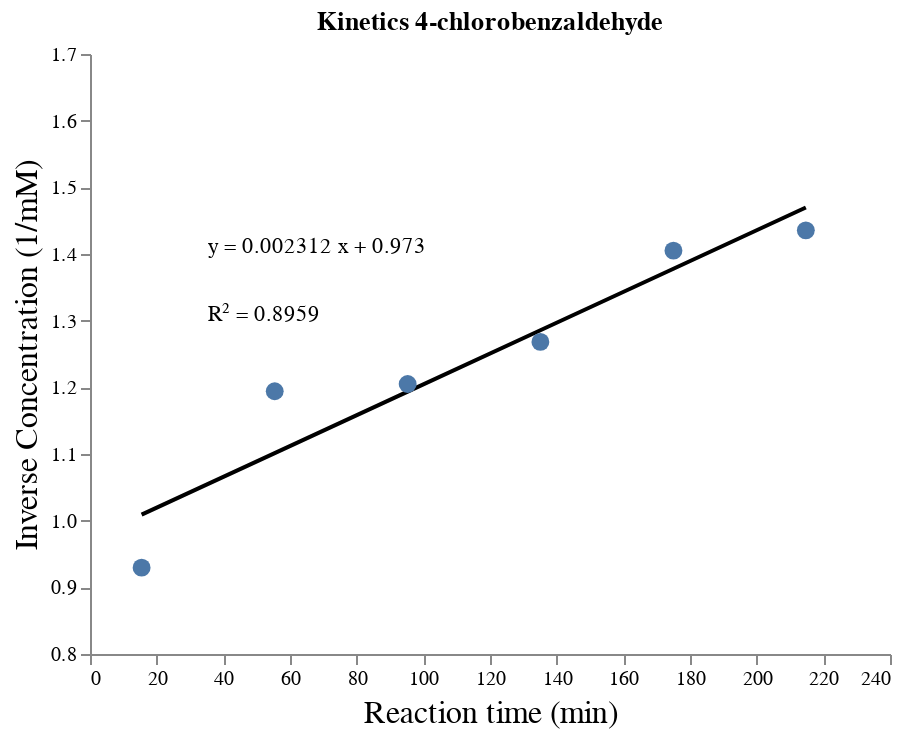

Notebook source saved alongside this figure:
### Code cell
plot_reaction_data(cl_reaction, "Kinetics 4-chlorobenzaldehyde")

### Figure 1 — Vega-Lite specification as saved in the notebook (floating-point values rounded to 4 significant figures)
{"config": {"view": {"continuousWidth": 400, "continuousHeight": 300, "strokeWidth": 0}, "axis": {"grid": false, "titleFontSize": 16, "titleFontWeight": "normal"}}, "layer": [{"data": {"name": "data-7ec4c0c2b58b46465ab6a9e6ae9c035f"}, "mark": {"type": "line", "color": "black"}, "encoding": {"x": {"type": "quantitative", "field": "x", "scale": {"domain": [13.93, 236.2]}}, "y": {"type": "quantitative", "field": "y", "scale": {"domain": [0.8366, 1.617]}}}}, {"data": {"name": "data-f6683ec15cdd73e7b131c4c390e6a7e3"}, "mark": {"type": "circle", "opacity": 1, "size": 80}, "encoding": {"tooltip": [{"type": "quantitative", "field": "x", "title": "Reaction time (min)"}, {"type": "quantitative", "field": "y", "title": "Inverse Concentration (1/mM)"}], "x": {"type": "quantitative", "axis": {"title": "Reaction time (min)"}, "field": "x"}, "y": {"type": "quantitative", "axis": {"title": "Inverse Concentration (1/mM)"}, "field": "y"}}, "selection": {"selector126": {"type": "interval", "bind": "scales", "encodings": ["x", "y"]}}, "title": "Kinetics 4-chlorobenzaldehyde"}, {"data": {"name": "data-e567472f07c23f20687b30ba5397ee0b"}, "mark": {"type": "text", "align": "left", "text": "y = 0.002312 x + 0.973"}, "encoding": {"x": {"type": "quantitative", "field": "x"}, "y": {"type": "quantitative", "field": "y"}}}, {"data": {"name": "data-f3d93edfb3ee7c903963dfe3f87a7930"}, "mark": {"type": "text", "align": "left", "text": "R² = 0.8959"}, "encoding": {"x": {"type": "quantitative", "field": "x"}, "y": {"type": "quantitative", "field": "y"}}}], "$schema": "https://vega.github.io/schema/vega-lite/v4.8.1.json", "datasets": {"data-7ec4c0c2b58b46465ab6a9e6ae9c035f": [{"x": 15.48, "y": 1.009}, {"x": 55.42, "y": 1.101}, {"x": 95.3, "y": 1.194}, {"x": 135.1, "y": 1.286}, {"x": 175.0, "y": 1.378}, {"x": 214.8, "y": 1.47}], "data-f6683ec15cdd73e7b131c4c390e6a7e3": [{"x": 15.48, "y": 0.9295}, {"x": 55.42, "y": 1.194}, {"x": 95.3, "y": 1.205}, {"x": 135.1, "y": 1.268}, {"x": 175.0, "y": 1.405}, {"x": 214.8, "y": 1.435}], "data-e567472f07c23f20687b30ba5397ee0b": [{"x": 35.41, "y": 1.41}], "data-f3d93edfb3ee7c903963dfe3f87a7930": [{"x": 35.41, "y": 1.309}]}}
